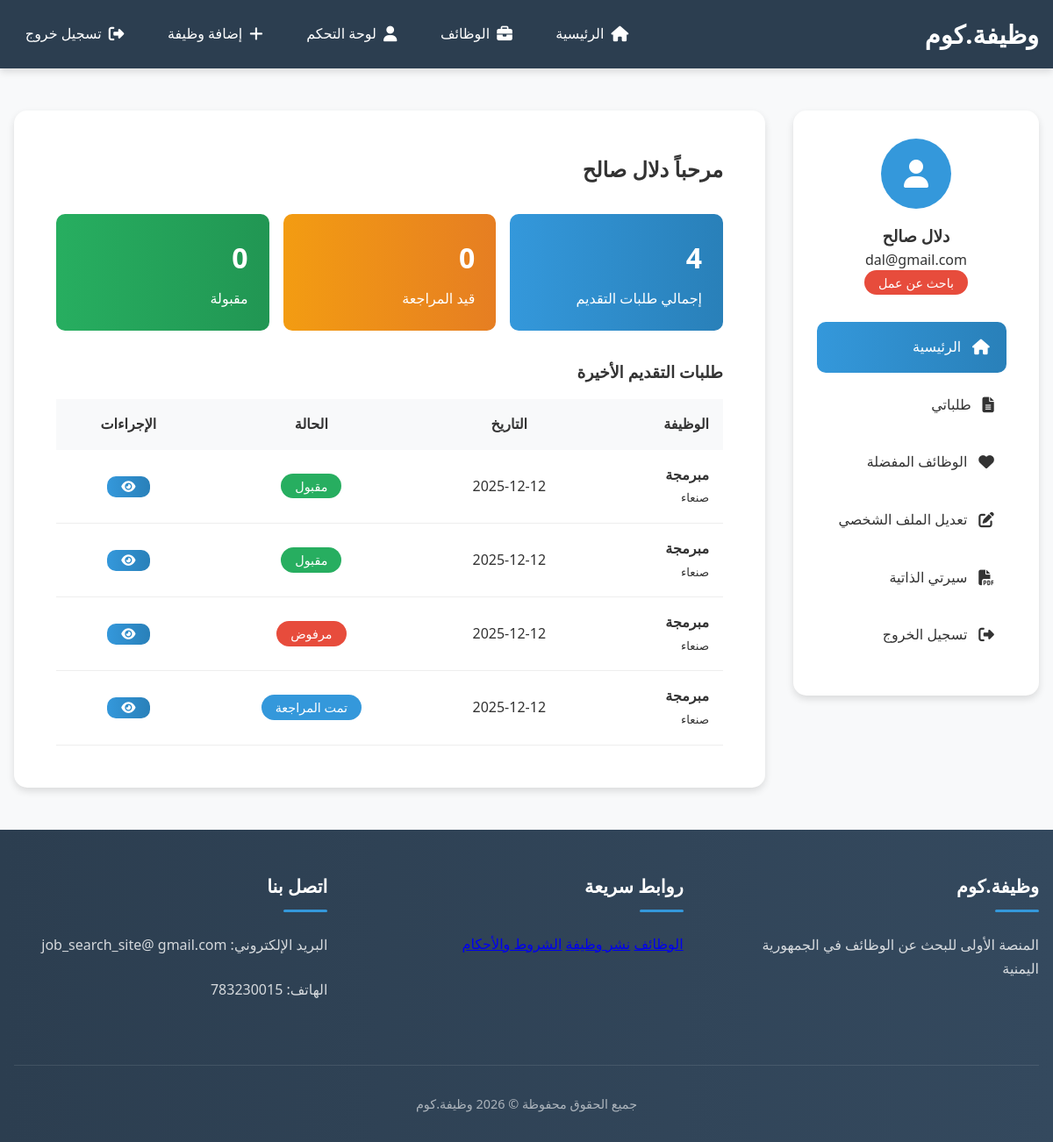
Page /dashboard.php (signed in) on the committed database.
### tables this page shows
CREATE TABLE `users` (
  `id` int(11) NOT NULL,
  `username` varchar(50) NOT NULL,
  `email` varchar(100) NOT NULL,
  `password` varchar(255) NOT NULL,
  `full_name` varchar(100) DEFAULT NULL,
  `phone` varchar(20) DEFAULT NULL,
  `user_type` enum('job_seeker','employer') DEFAULT 'job_seeker',
  `company_name` varchar(100) DEFAULT NULL,
  `created_at` timestamp NOT NULL DEFAULT current_timestamp()
);

CREATE TABLE `job_applications` (
  `id` int(11) NOT NULL,
  `job_id` int(11) DEFAULT NULL,
  `user_id` int(11) DEFAULT NULL,
  `cover_letter` text DEFAULT NULL,
  `resume_path` varchar(255) DEFAULT NULL,
  `status` enum('pending','reviewed','accepted','rejected') DEFAULT 'pending',
  `applied_at` timestamp NOT NULL DEFAULT current_timestamp()
);

CREATE TABLE `jobs` (
  `id` int(11) NOT NULL,
  `title` varchar(200) NOT NULL,
  `description` text NOT NULL,
  `requirements` text DEFAULT NULL,
  `location` varchar(100) DEFAULT NULL,
  `salary` varchar(50) DEFAULT NULL,
  `job_type` enum('دوام كامل','دوام جزئي','عن بعد','عقد') DEFAULT 'دوام كامل',
  `category_id` int(11) DEFAULT NULL,
  `employer_id` int(11) DEFAULT NULL,
  `status` enum('active','inactive','filled') DEFAULT 'active',
  `created_at` timestamp NOT NULL DEFAULT current_timestamp(),
  `deadline` date DEFAULT NULL
);

### dashboard.php (the view, shortened to what this page needs)
<!DOCTYPE html>
<html lang="en">
<head>
    <link rel="stylesheet" href="css/style.css">
</head>
<body>
<?php
require_once 'config/database.php';
require_once 'includes/header.php';
$user_id = $_SESSION['user_id'];
$user_type = $_SESSION['user_type'];
$user_sql = "SELECT * FROM users WHERE id = '$user_id'";
$user_result = mysqli_query($conn, $user_sql);
$user = mysqli_fetch_assoc($user_result);
if($user_type == 'job_seeker') {
    $applications_sql = "SELECT ja.*, j.title as job_title, j.location
                        FROM job_applications ja
                        JOIN jobs j ON ja.job_id = j.id
                        WHERE ja.user_id = '$user_id'
                        ORDER BY ja.applied_at DESC";
    $applications = mysqli_query($conn, $applications_sql);
}
?>
<div class="container">
    <div class="dashboard">
        <div class="dashboard-sidebar">
            <div class="user-info" style="text-align: center; margin-bottom: 2rem;">
                <div style="background-color: var(--secondary-color); color: white; width: 80px; height: 80px; border-radius: 50%; display: flex; align-items: center; justify-content: center; margin: 0 auto 1rem; font-size: 2rem;">
                    <i class="fas fa-user"></i>
                </div>
                <h3><?php echo htmlspecialchars($user['full_name']); ?></h3>
                <p><?php echo htmlspecialchars($user['email']); ?></p>
                <span class="user-type-badge" style="background-color: var(--accent-color); color: white; padding: 0.3rem 1rem; border-radius: 20px; font-size: 0.9rem;">
                    <?php echo ($user_type == 'employer') ? 'صاحب عمل' : 'باحث عن عمل'; ?>
                </span>
            </div>
            <ul class="dashboard-menu">
                <li><a href="dashboard.php" class="active"><i class="fas fa-home"></i> الرئيسية</a></li>
                <?php if($user_type == 'job_seeker'): ?>
                    <li><a href="#applications"><i class="fas fa-file-alt"></i> طلباتي</a></li>
                    <li><a href="#"><i class="fas fa-heart"></i> الوظائف المفضلة</a></li>
                    <li><a href="#"><i class="fas fa-edit"></i> تعديل الملف الشخصي</a></li>
                    <li><a href="#"><i class="fas fa-file-pdf"></i> سيرتي الذاتية</a></li>
                <?php endif; ?>
                <li><a href="includes/logout.php"><i class="fas fa-sign-out-alt"></i> تسجيل الخروج</a></li>
            </ul>
        </div>
        <div class="dashboard-content">
            <h2 style="margin-bottom: 2rem;">مرحباً <?php echo htmlspecialchars($user['full_name']); ?></h2>
            <div class="dashboard-stats" style="display: grid; grid-template-columns: repeat(auto-fit, minmax(200px, 1fr)); gap: 1rem; margin-bottom: 2rem;">
                <?php if($user_type == 'job_seeker'): ?>
                    <?php
                    $total_applications = mysqli_num_rows($applications);
                    $pending_apps = mysqli_query($conn, "SELECT COUNT(*) as count FROM job_applications WHERE user_id = '$user_id' AND status = 'pending'");
                    $pending_count = mysqli_fetch_assoc($pending_apps)['count'];
                    ?>
                    <div style="background: linear-gradient(to right, var(--secondary-color), #2980b9); color: white; padding: 1.5rem; border-radius: 10px;">
                        <h3 style="font-size: 2rem; margin-bottom: 0.5rem;"><?php echo $total_applications; ?></h3>
                        <p>إجمالي طلبات التقديم</p>
                    </div>
                    <div style="background: linear-gradient(to right, #f39c12, #e67e22); color: white; padding: 1.5rem; border-radius: 10px;">
                        <h3 style="font-size: 2rem; margin-bottom: 0.5rem;"><?php echo $pending_count; ?></h3>
                        <p>قيد المراجعة</p>
                    </div>
                    <div style="background: linear-gradient(to right, #27ae60, #219653); color: white; padding: 1.5rem; border-radius: 10px;">
                        <h3 style="font-size: 2rem; margin-bottom: 0.5rem;">0</h3>
                        <p>مقبولة</p>
                    </div>
                <?php endif; ?>
            </div>
            <?php if($user_type == 'job_seeker'): ?>
                <section id="applications" style="margin-top: 2rem;">
                    <h3 style="margin-bottom: 1rem;">طلبات التقديم الأخيرة</h3>
                    <?php if(mysqli_num_rows($applications) > 0): ?>
                        <div class="applications-list">
                            <table style="width: 100%; border-collapse: collapse;">
                                <thead>
                                    <tr style="background-color: #f8f9fa;">
                                        <th style="padding: 1rem; text-align: right;">الوظيفة</th>
                                        <th style="padding: 1rem; text-align: center;">التاريخ</th>
                                        <th style="padding: 1rem; text-align: center;">الحالة</th>
                                        <th style="padding: 1rem; text-align: center;">الإجراءات</th>
                                    </tr>
                                </thead>
                                <tbody>
                                    <?php while($app = mysqli_fetch_assoc($applications)): ?>
                                    <tr style="border-bottom: 1px solid #eee;">
                                        <td style="padding: 1rem;">
                                            <strong><?php echo htmlspecialchars($app['job_title']); ?></strong><br>
                                            <small><?php echo htmlspecialchars($app['location']); ?></small>
                                        </td>
                                        <td style="padding: 1rem; text-align: center;">
                                            <?php echo date('Y-m-d', strtotime($app['applied_at'])); ?>
                                        </td>
                                        <td style="padding: 1rem; text-align: center;">
                                            <?php
                                            $status_color = '';
                                            switch($app['status']) {
                                                case 'reviewed': $status_color = '#3498db'; break;
                                                case 'accepted': $status_color = '#27ae60'; break;
                                                case 'rejected': $status_color = '#e74c3c'; break;
                                            }
                                            ?>
                                            <span style="background-color: <?php echo $status_color; ?>; color: white; padding: 0.3rem 1rem; border-radius: 20px; font-size: 0.9rem;">
                                                <?php
                                                $status_text = [
                                                    'pending' => 'قيد المراجعة',
                                                    'reviewed' => 'تمت المراجعة',
                                                    'accepted' => 'مقبول',
                                                    'rejected' => 'مرفوض'
                                                ];
                                                echo $status_text[$app['status']] ?? $app['status'];
                                                ?>
                                            </span>
                                        </td>
                                        <td style="padding: 1rem; text-align: center;">
                                            <a href="job_details.php?id=<?php echo $app['job_id']; ?>" class="btn" style="padding: 0.3rem 1rem; font-size: 0.9rem;">
                                                <i class="fas fa-eye"></i>
                                            </a>
                                        </td>
                                    </tr>
                                    <?php endwhile; ?>
                                </tbody>
                            </table>
                        </div>
                    <?php endif; ?>
                </section>
            <?php endif; ?>
        </div>
    </div>
</div>
</body>
</html>
<?php require_once 'includes/footer.php'; ?>

### header.php (shortened to what this page needs)
<!DOCTYPE html>
<html lang="ar" dir="rtl">
<head>
    <link rel="stylesheet" href="css/style.css">
    <link rel="stylesheet" href="https://cdnjs.cloudflare.com/ajax/libs/font-awesome/6.4.0/css/all.min.css">
</head>
<body>
    <nav class="navbar">
        <div class="container">
            <a href="index.php" class="logo">وظيفة.كوم</a>
            <div class="nav-links">
                <a href="index.php"><i class="fas fa-home"></i> الرئيسية</a>
                <a href="jobs.php"><i class="fas fa-briefcase"></i> الوظائف</a>
                <?php if(isset($_SESSION['user_id'])): ?>
                    <a href="dashboard.php"><i class="fas fa-user"></i> لوحة التحكم</a>
                    <a href="post_job.php"><i class="fas fa-plus"></i> إضافة وظيفة</a>
                    <a href="includes/logout.php"><i class="fas fa-sign-out-alt"></i> تسجيل خروج</a>
                <?php else: ?>
                    <a href="login.php"><i class="fas fa-sign-in-alt"></i> تسجيل دخول</a>
                    <a href="register.php"><i class="fas fa-user-plus"></i> تسجيل جديد</a>
                <?php endif; ?>
            </div>
        </div>
    </nav>

### footer.php (shortened to what this page needs)
    <footer class="footer">
        <div class="container">
            <div class="footer-content">
                <div class="footer-section">
                    <h3>وظيفة.كوم</h3>
                    <p>المنصة الأولى للبحث عن الوظائف في الجمهورية اليمنية </p>
                </div>
                <div class="footer-section">
                    <h3>روابط سريعة</h3>
                    <a href="jobs.php">الوظائف</a>
                    <a href="post_job.php">نشر وظيفة</a>
                    <a href="#">الشروط والأحكام</a>
                </div>
                <div class="footer-section">
                    <h3>اتصل بنا</h3>
                    <p>البريد الإلكتروني: job_search_site@ gmail.com</p>
                    <p>الهاتف:  783230015</p>
                </div>
            </div>
            <div class="footer-bottom">
                <p>جميع الحقوق محفوظة &copy; 2026 وظيفة.كوم</p>
            </div>
        </div>
    </footer>
</body>
</html>

### style.css (style rules this page uses)
* { margin: 0; padding: 0; box-sizing: border-box; font-family: 'Segoe UI', Tahoma, Geneva, Verdana, sans-serif; }
:root { --primary-color: #2c3e50; --secondary-color: #3498db; --accent-color: #e74c3c; --light-color: #ecf0f1; --dark-color: #2c3e50; --gray-color: #7f8c8d; --success-color: #27ae60; --warning-color: #f39c12; --danger-color: #e74c3c; --info-color: #17a2b8; --purple-color: #9b59b6; --light-gray: #f8f9fa; --border-color: #dee2e6; --text-color: #333; --text-light: #6c757d; --shadow-sm: 0 2px 4px rgba(0,0,0,0.1); --shadow-md: 0 4px 8px rgba(0,0,0,0.12); --shadow-lg: 0 8px 16px rgba(0,0,0,0.15); --shadow-xl: 0 10px 25px rgba(0,0,0,0.2); --border-radius-sm: 5px; --border-radius-md: 10px; --border-radius-lg: 15px; --border-radius-xl: 20px; --spacing-xs: 0.5rem; --spacing-sm: 1rem; --spacing-md: 1.5rem; --spacing-lg: 2rem; --spacing-xl: 3rem; }
html { scroll-behavior: smooth; }
body { background-color: var(--light-gray); color: var(--text-color); line-height: 1.6; direction: rtl; min-height: 100vh; display: flex; flex-direction: column; }
.container { width: 100%; max-width: 1200px; margin: 0 auto; padding: 0 var(--spacing-sm); }
.navbar { background-color: var(--primary-color); padding: 1rem 0; box-shadow: var(--shadow-md); position: sticky; top: 0; z-index: 1000; transition: all 0.3s ease; }
.navbar .container { display: flex; justify-content: space-between; align-items: center; flex-wrap: wrap; }
.logo { color: white; font-size: 1.8rem; font-weight: 700; text-decoration: none; display: flex; align-items: center; gap: 0.5rem; transition: color 0.3s ease; }
.nav-links { display: flex; gap: 1.5rem; align-items: center; }
.nav-links a { color: white; text-decoration: none; display: flex; align-items: center; gap: 0.5rem; padding: 0.5rem 0.8rem; border-radius: var(--border-radius-sm); transition: all 0.3s ease; font-weight: 500; }
.nav-links a i { font-size: 1.1rem; }
.btn { display: inline-flex; align-items: center; justify-content: center; gap: 0.5rem; background: linear-gradient(to right, var(--secondary-color), #2980b9); color: white; border: none; padding: 1rem 2.5rem; border-radius: var(--border-radius-md); cursor: pointer; font-size: 1rem; font-weight: 600; text-decoration: none; transition: all 0.3s ease; position: relative; overflow: hidden; }
.btn::before { content: ''; position: absolute; top: 50%; right: 50%; width: 0; height: 0; border-radius: 50%; background: rgba(255, 255, 255, 0.2); transform: translate(50%, -50%); transition: width 0.6s, height 0.6s; }
.dashboard { display: grid; grid-template-columns: 280px 1fr; gap: var(--spacing-lg); margin: var(--spacing-xl) auto; max-width: 1400px; }
.dashboard-sidebar { background: white; border-radius: var(--border-radius-lg); padding: var(--spacing-lg); box-shadow: var(--shadow-md); height: fit-content; position: sticky; top: 100px; }
.dashboard-menu { list-style: none; }
.dashboard-menu li { margin-bottom: 0.5rem; }
.dashboard-menu a { display: flex; align-items: center; gap: 0.8rem; padding: 1rem 1.2rem; color: var(--text-color); text-decoration: none; border-radius: var(--border-radius-md); transition: all 0.3s ease; font-weight: 500; }
.dashboard-menu a:hover, .dashboard-menu a.active { background: linear-gradient(to right, var(--secondary-color), #2980b9); color: white; transform: translateX(-5px); }
.dashboard-menu a i { font-size: 1.1rem; }
.dashboard-content { background: white; border-radius: var(--border-radius-lg); padding: var(--spacing-xl); box-shadow: var(--shadow-md); }
.footer { background: linear-gradient(to right, var(--primary-color), #34495e); color: white; padding: var(--spacing-xl) 0 0; margin-top: auto; }
.footer-content { display: grid; grid-template-columns: repeat(auto-fit, minmax(250px, 1fr)); gap: var(--spacing-xl); margin-bottom: var(--spacing-xl); }
.footer-section h3 { margin-bottom: var(--spacing-md); font-size: 1.3rem; position: relative; padding-bottom: 0.8rem; }
.footer-section h3::after { content: ''; position: absolute; bottom: 0; right: 0; width: 50px; height: 3px; background: var(--secondary-color); border-radius: 1.5px; }
.footer-section p { opacity: 0.8; line-height: 1.7; margin-bottom: var(--spacing-md); }
.footer-bottom { text-align: center; padding: var(--spacing-lg) 0; border-top: 1px solid rgba(255, 255, 255, 0.1); color: rgba(255, 255, 255, 0.6); font-size: 0.9rem; }

### rows in the picture
users: full_name "دلال صالح", email "dal@gmail.com"
job_applications: job.title "مبرمجة", job.location "صنعاء", applied_at "2025-12-12", status "مقبول"
job_applications: job.title "مبرمجة", job.location "صنعاء", applied_at "2025-12-12", status "مقبول"
job_applications: job.title "مبرمجة", job.location "صنعاء", applied_at "2025-12-12", status "مرفوض"
job_applications: job.title "مبرمجة", job.location "صنعاء", applied_at "2025-12-12", status "تمت المراجعة"

### other values in the picture
$total_applications "4"
$pending_count "0"
